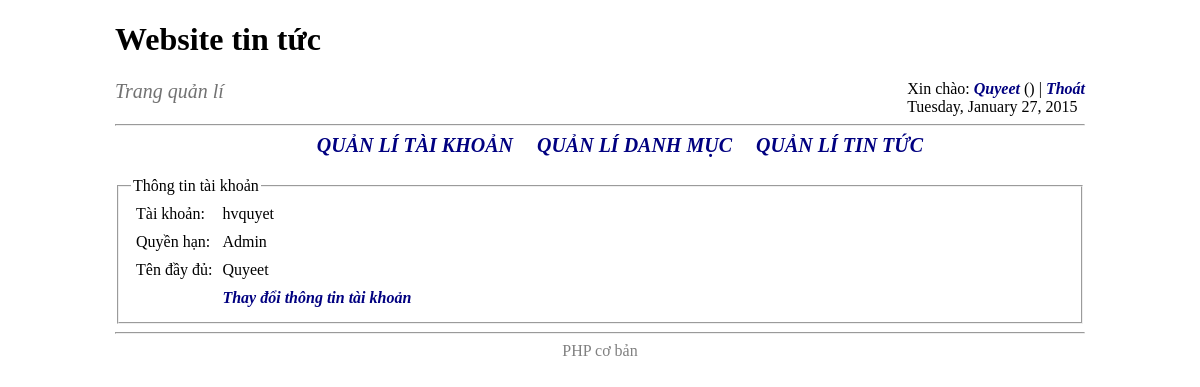
Page /Source/admin/index.php?m=users&act=profile (signed in) on the committed database.
### tables this page shows
CREATE TABLE `users` (
  `id` int(6) NOT NULL AUTO_INCREMENT,
  `role_id` int(6) NOT NULL,
  `account` varchar(250) NOT NULL,
  `password` varchar(30) NOT NULL,
  `fullname` varchar(250) NOT NULL,
  PRIMARY KEY (`id`)
);

CREATE TABLE `roles` (
  `id` int(6) NOT NULL AUTO_INCREMENT,
  `name` varchar(250) NOT NULL,
  PRIMARY KEY (`id`)
);

### Source/admin/modules/users/profile.php (the view)
<?php
	$sql_sel = sprintf("SELECT users.id,role_id,account,name,fullname
			FROM users INNER JOIN roles ON users.role_id=roles.id
			WHERE account='%s'", $_SESSION['account']);
	$rs_sel = @mysqli_query($connect, $sql_sel);
	$row_sel = @mysqli_fetch_array($rs_sel);
?>
<div>
	<div>
		<fieldset>
			<legend>Thông tin tài khoản</legend>
				<table cellpadding="5">
					<tr>
						<td><label for="txtAcc">Tài khoản:</label></td>
						<td><?php echo $row_sel['account'] ?></td>
					</tr>
					<tr>
						<td><label for="txtRole">Quyền hạn:</label></td>
						<td><?php echo $row_sel['name'] ?></td>
					</tr>
					<tr>
						<td><label for="txtFullname">Tên đầy đủ:</label></td>
						<td><?php echo $row_sel['fullname'] ?></td>
					</tr>
					<tr>
						<td></td>
						<td><a href="?m=users&act=editprofile">Thay đổi thông tin tài khoản</a></td>
					</tr>
				</table>
		</fieldset>
	</div>
</div>

### Source/admin/css/style.css (style rules this page uses)
body { background: white; }
a { text-decoration: none; font-weight: bold; color: #000080; font-style: italic; }
table { border-collapse: collapse; }

### rows in the picture
users: account "hvquyet", role.name "Admin", fullname "Quyeet"

### other values in the picture
$_SESSION['nameUser'] "Quyeet"
$time[weekday] "Tuesday"
$time[month] "January"
$time[mday] "27"
$time[year] "2015"
